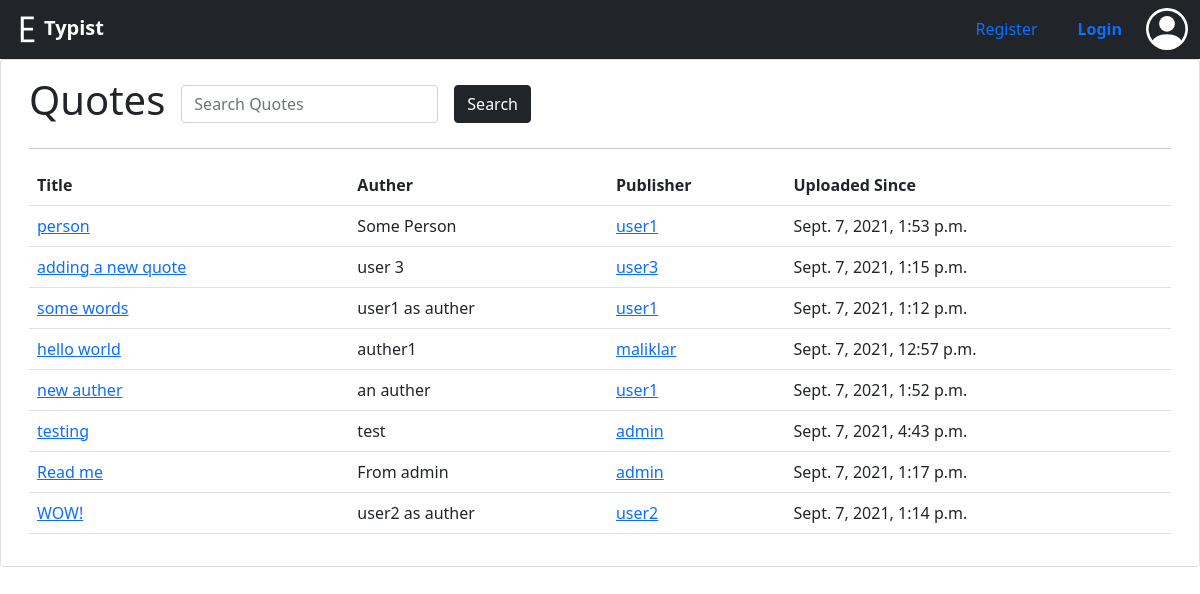
Screenshot of /quotes with the database file from the repository.
### main/models.py (models this page shows)
class Quote(models.Model):
    user = ForeignKey(User, on_delete=CASCADE)
    date = DateTimeField()
    best_time = FloatField()
    quote = TextField()
    auther = TextField(max_length=64)
    title = TextField(max_length=64)

class User(AbstractUser):
    country = TextField()
    date = DateTimeField()
    pass

### main/views.py (the view)
# urls.py: path('quotes', views.quotes, name="quotes"),
def quotes(request):
    if request.method == "POST":
        query = request.POST['query']
        result = Quote.objects.filter(Q(title__contains=query) | Q(auther__contains=query))
        return render(request, 'main/quotes.html', {
            "result" : result
        })
    else:
        random = Quote.objects.all().order_by('?')
        return render(request, 'main/quotes.html', {
            "result" : random
        })

### main/templates/main/quotes.html (shortened to what this page needs)
{% extends "main/layout.html" %}
{% block body %}
<div class="container-fluid">
    <div class="row">
        <div class="card">
            <div class="card-body">
                <form class="row row-cols-lg-auto g-3 align-items-center" method="POST" action="{% url 'quotes' %}">
                    <h1 class="card-title">
                        Quotes
                    </h1>
                    <div class="col-12">
                        <input type="search" class="form-control" name="query" id="search-quote" aria-describedby="search" placeholder="Search Quotes" required>
                    </div>
                    <div class="col-6">
                        <button type="submit" class="btn btn-dark">Search</button>
                    </div>
                </form>
                <hr>
                <table class="table">
                    <thead>
                        <tr>
                            <th>Title</th>
                            <th>Auther</th>
                            <th>Publisher</th>
                            <th>Uploaded Since</th>
                        </tr>
                        {% for res in result %}
                        <tr>
                            <td><a href="{% url 'view_quote' id=res.id %}">{{res.title}}</a></td>
                            <td>{{res.auther}}</td>
                            <td><a href="{% url 'profile' res.user.username %}">{{res.user.username}}</a></td>
                            <td>{{res.date}}</td>
                        </tr>
                        {% endfor %}
                    </thead>
                </table>
            </div>
        </div>
    </div>
</div>
{% endblock %}

### main/templates/main/layout.html (shortened to what this page needs)
{% load static %}
<!DOCTYPE html>
<html lang="en">
    <head>
        <link href="https://cdn.jsdelivr.net/npm/bootstrap@5.1.0/dist/css/bootstrap.min.css" rel="stylesheet"
>
        <link href="{% static 'main/styles.css' %}" rel="stylesheet">
    </head>
    <body>
    <nav class="navbar navbar-expand-lg navbar-dark bg-dark">
        <div class="container-fluid">
            <a class="navbar-brand" href="{% url 'index' %}"><strong><img src="{% static 'main/assets/home_icon_32.ico' %}">Typist</strong></a>
            <div class="collapse navbar-collapse" id="navbarSupportedContent">
                    {% if user.is_authenticated %}
                    <a class="nav-link active me-2" aria-current="page" href="{% url 'logout' %}" tabindex="-1" aria-disabled="true"><strong><svg xmlns="http://www.w3.org/2000/svg" width="16" height="16" fill="currentColor" class="bi bi-arrow-bar-left"
                        viewBox="0 0 16 16">
                        <path fill-rule="evenodd"
                            d="M12.5 15a.5.5 0 0 1-.5-.5v-13a.5.5 0 0 1 1 0v13a.5.5 0 0 1-.5.5zM10 8a.5.5 0 0 1-.5.5H3.707l2.147 2.146a.5.5 0 0 1-.708.708l-3-3a.5.5 0 0 1 0-.708l3-3a.5.5 0 1 1 .708.708L3.707 7.5H9.5a.5.5 0 0 1 .5.5z" />
                    </svg>Logout</strong></a>
                    {% else %}
                    <a class="nav-link active me-2" href="{% url 'registration' %}" tabindex="-1" aria-disabled="true">Register</a>
                    <a class="nav-link active me-2" href="{% url 'login' %}" tabindex="-1" aria-disabled="true"><strong>Login</strong></a>
                    {% endif %}
            </div>
        </div>
    </nav>
        {% block body %}
        {% endblock %}
    </body>
</html>

### rows the page displays
Quote: title "person", auther "Some Person", user.username "user1", date "Sept. 7, 2021, 1:53 p.m."
Quote: title "adding a new quote", auther "user 3", user.username "user3", date "Sept. 7, 2021, 1:15 p.m."
Quote: title "some words", auther "user1 as auther", user.username "user1", date "Sept. 7, 2021, 1:12 p.m."
Quote: title "hello world", auther "auther1", user.username "maliklar", date "Sept. 7, 2021, 12:57 p.m."
Quote: title "new auther", auther "an auther", user.username "user1", date "Sept. 7, 2021, 1:52 p.m."
Quote: title "testing", auther "test", user.username "admin", date "Sept. 7, 2021, 4:43 p.m."
Quote: title "Read me", auther "From admin", user.username "admin", date "Sept. 7, 2021, 1:17 p.m."
Quote: title "WOW!", auther "user2 as auther", user.username "user2", date "Sept. 7, 2021, 1:14 p.m."
